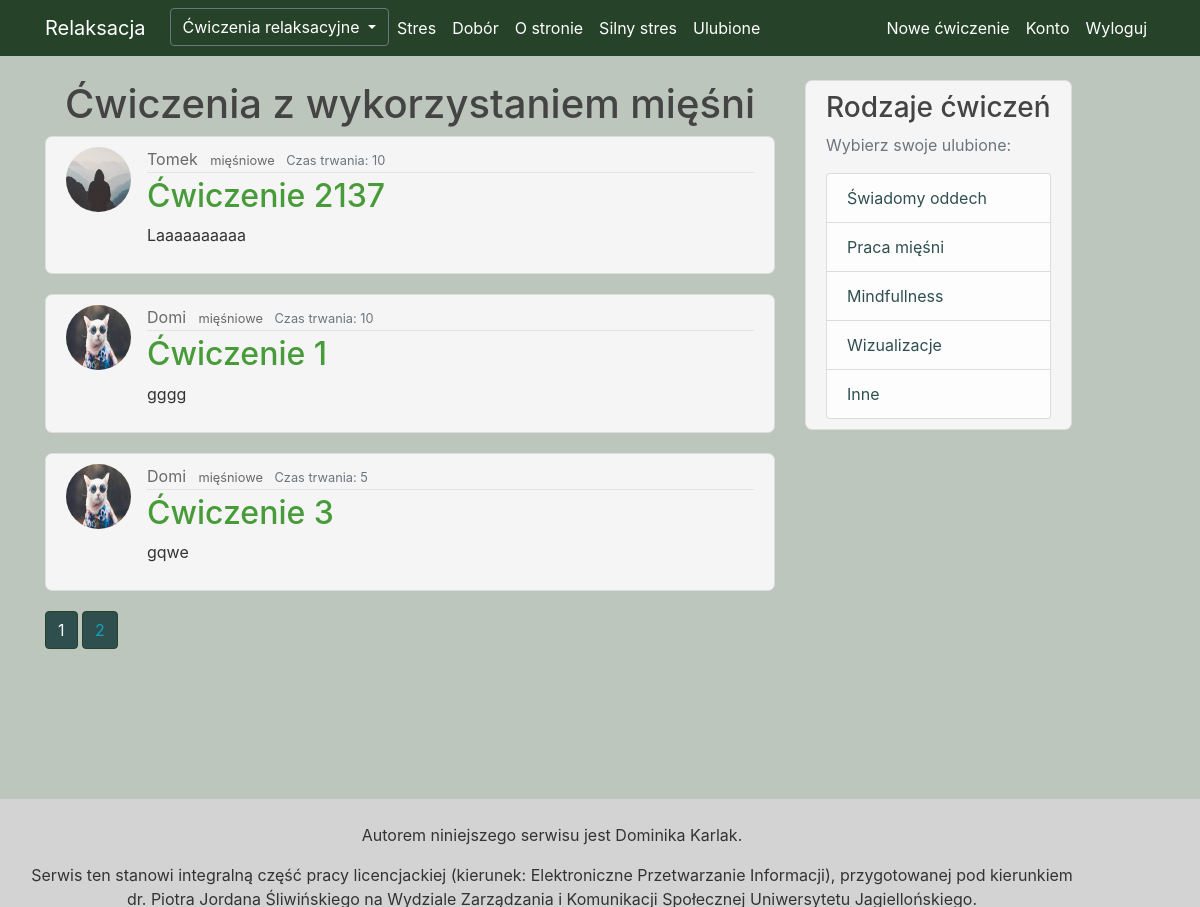
Page /miesnie (signed in) on the committed database.
### Relaks/models.py (models this page shows, shortened)
class Post(db.Model):
    id = db.Column(db.Integer, primary_key=True, autoincrement=True)
    name = db.Column(db.String(100), nullable=True)
    category = db.Column(db.String(100), nullable=True)
    time = db.Column(db.Integer, nullable=True)
    content = db.Column(db.Text, nullable=True)
    user_id = db.Column(db.Integer, db.ForeignKey('user.id'), nullable=False)
    fav = db.relationship('Favourite', backref='fav', lazy=True)
    comments = db.relationship("Comment", backref='article', lazy=True)

class User(db.Model, UserMixin):
    id = db.Column(db.Integer, primary_key=True)
    username = db.Column(db.String(20), unique=True, nullable=False)
    email = db.Column(db.String(120), unique=True, nullable=False)
    image_file = db.Column(db.String(20), nullable=False, default='default.jpg')
    password = db.Column(db.String(60), nullable=False)
    is_admin = db.Column(db.Boolean, nullable=False)
    posts = db.relationship('Post', backref='author', lazy=True)
    fav = db.relationship('Favourite', backref='author', lazy=True)
    comments = db.relationship('Comment', backref='author', lazy=True)

### Relaks/routes.py (the view)
@app.route("/miesnie", methods=['GET', 'POST'])
def miesnie():
    page = request.args.get('page', 1, type=int)
    post = Post.query.filter(
        Post.category == 'mięśniowe').paginate(page=page, per_page=3)
    return render_template('miesnie.html', title='Mięśnie', post=post)

### Relaks/models.py (called while the page is built)
@login_manager.user_loader
def load_user(user_id):
    return User.query.get(int(user_id))

### Relaks/templates/miesnie.html (shortened to what this page needs)
{% extends "layout.html" %}
{% block content %}
    <h1 style="text-align: center"> Ćwiczenia z wykorzystaniem mięśni </h1>
{% for post in post.items %}
          <article class="media content-section">
          <img class="rounded-circle article-img" src="{{ url_for('static', filename='photo/' + post.author.image_file) }}">
          <div class="media-body">
            <div class="article-metadata">
              <a class="mr-2" href="{{ url_for('user_posts', username=post.author.username) }}">{{ post.author.username }}</a>
              <small class="article-category">
          <a
            class="mr-2"
            href="{{ url_for('miesnie', category=post.category) }}"
            >{{ post.category }}</a>
                </small>
                <small class="text-muted">Czas trwania: {{ post.time }}</small>
            </div>
            <h2> <a class="article-title" href="{{ url_for('post', post_id=post.id) }}">{{ post.name}}</a> </h2>
            <p class="article-content">{{ post.content }}</p>
          </div>
        </article>
    {% endfor %}
      {% for page_num in post.iter_pages(left_edge=1, right_edge=1, left_current=1, right_current=2) %}
        {% if page_num %}
            {% if post.page == page_num %}
                <a class="btn btn-info mb-4" style="background-color: darkslategrey; border-color: #26432a" href="{{ url_for('miesnie', page=page_num)  }}"> {{ page_num }}</a>
             {% else %}
                <a class="btn btn-outline-info mb-4" style="background-color: darkslategrey; border-color: #26432a; " href="{{ url_for('miesnie', page=page_num)  }}"> {{ page_num }}</a>
             {% endif %}
        {% endif %}
    {% endfor %}
{% endblock content %}

### Relaks/static/main.css (style rules this page uses)
body { background-color: #bdc6bd; color: #333333; margin-top: 5rem; }
h1, h2, h3, h4, h5, h6 { color: #444444; }
.content-section { background-color: whitesmoke; padding: 10px 20px; border: 1px solid #dddddd; border-radius: 7px; margin-bottom: 20px; }
.article-title { color: #489b39; }
.article-content { white-space: pre-line; background-color: whitesmoke; }
.article-img { height: 65px; width: 65px; margin-right: 16px; }
.article-metadata { padding-bottom: 1px; margin-bottom: 4px; border-bottom: 1px solid #e3e3e3; color: #444444; }
.btn { background-color: #26432a; }
.mr-2 { color: dimgrey; }

### rows in the picture
Post: image_file (placeholder picture), author.username "Tomek", category "mięśniowe", time "10", name "Ćwiczenie 2137", content "Laaaaaaaaaa"
Post: image_file (picture), author.username "Domi", category "mięśniowe", time "10", name "Ćwiczenie 1", content "gggg"
Post: image_file (picture), author.username "Domi", category "mięśniowe", time "5", name "Ćwiczenie 3", content "gqwe"

### other values in the picture
{{ page_num }} "1"
{{ page_num }} "2"
